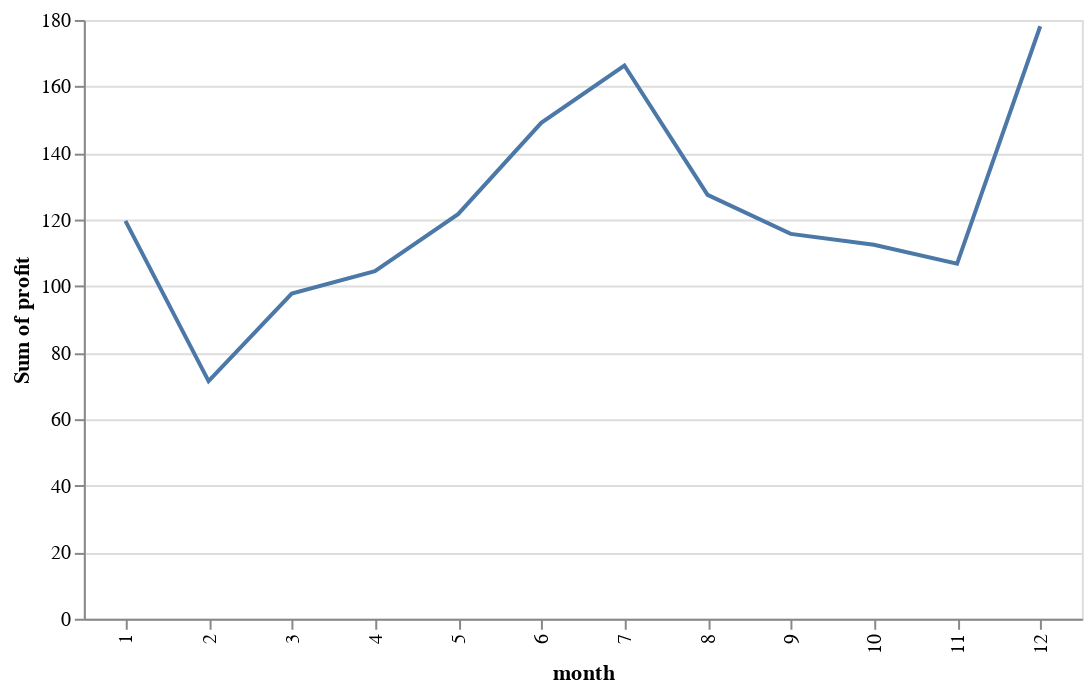

Notebook cell for this chart:
### Code cell
alt.Chart(results_df).mark_line().encode(
    x='month:O',
    y='sum(profit):Q'
).properties(
    height=300,
    width=500
)

### Figure 1 — Vega-Lite specification as saved in the notebook (floating-point values rounded to 4 significant figures; data arrays with more than 128 entries replaced by an {"elided": "..."} marker saying what was removed)
{"$schema": "https://vega.github.io/schema/vega-lite/v2.6.0.json", "config": {"view": {"height": 300, "width": 400}}, "data": {"name": "data-8722ad2cf95914369e172b58c3b79bb9"}, "datasets": {"data-8722ad2cf95914369e172b58c3b79bb9": {"elided": "8760 records"}}, "encoding": {"x": {"field": "month", "type": "ordinal"}, "y": {"aggregate": "sum", "field": "profit", "type": "quantitative"}}, "height": 300, "mark": "line", "width": 500}
